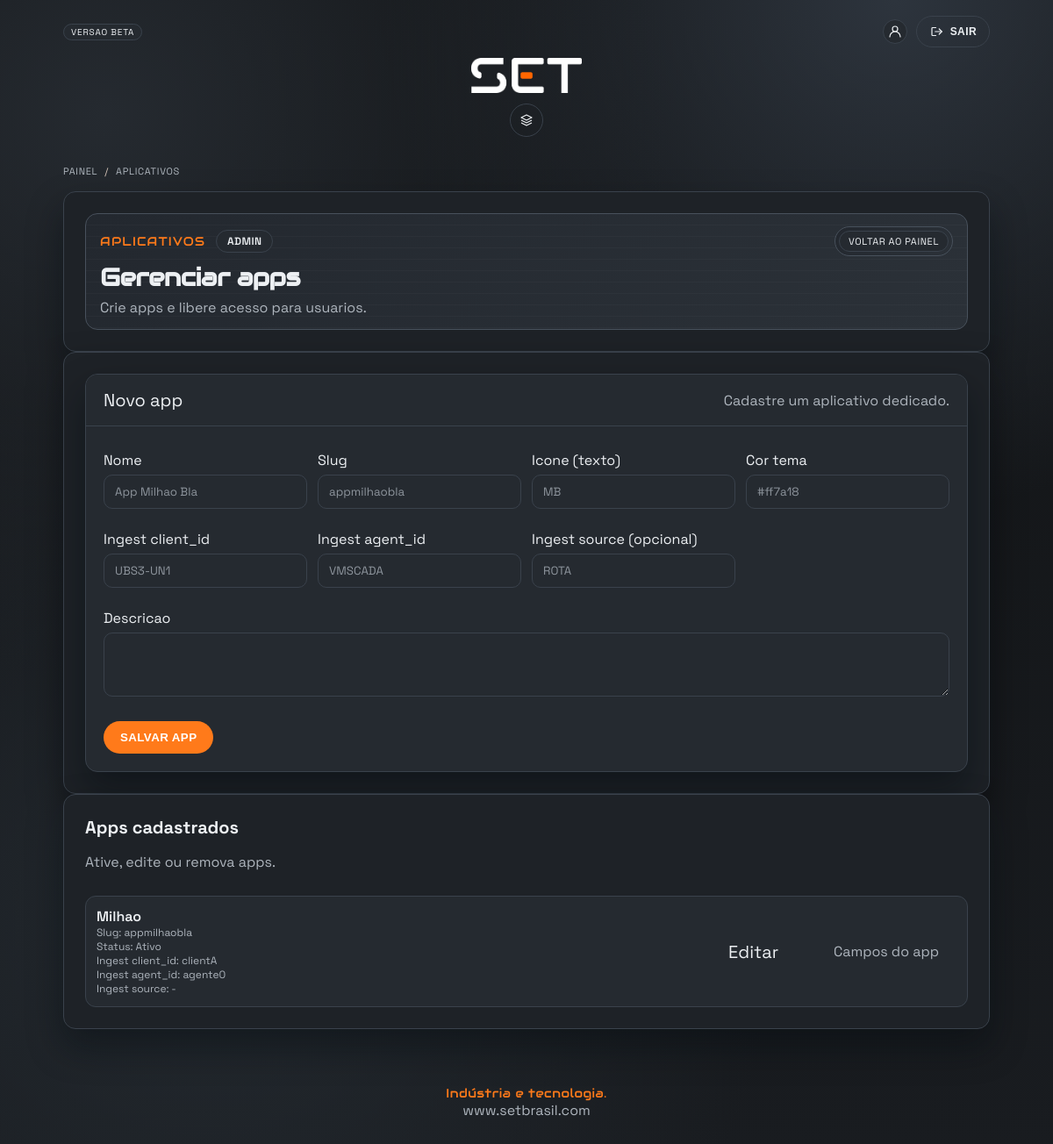
The page /apps/gerenciar/ (signed in) on the database its author committed.
### core/models.py (models this page shows, shortened)
class App(models.Model):
    slug = models.SlugField(max_length=60, unique=True)
    nome = models.CharField(max_length=120)
    descricao = models.TextField(blank=True)
    icon = models.CharField(max_length=80, blank=True)
    logo = models.ImageField(upload_to="apps/logos/", blank=True, null=True)
    theme_color = models.CharField(max_length=30, blank=True)
    ingest_client_id = models.CharField(max_length=120, blank=True, default="")
    ingest_agent_id = models.CharField(max_length=120, blank=True, default="")
    ingest_source = models.CharField(max_length=120, blank=True, default="")
    ativo = models.BooleanField(default=True)
    criado_em = models.DateTimeField(auto_now_add=True)
    class Meta:
        ordering = ["nome"]

### core/views.py (the view, shortened to what this page needs)
# urls.py: path('apps/gerenciar/', views.apps_gerenciar, name="apps_gerenciar"),
@login_required
def apps_gerenciar(request):
    if not request.user.is_staff:
        return HttpResponseForbidden("Sem permissao.")
    message = None
    message_level = "info"
    apps = App.objects.all().order_by("nome")
    return render(
        request,
        "core/apps_gerenciar.html",
        {
            "apps": apps,
            "message": message,
            "message_level": message_level,
        },
    )

### core/templates/core/apps_gerenciar.html (shortened to what this page needs)
{% extends "core/base.html" %}
{% load static %}
{% block breadcrumbs %}
  <nav class="page-crumbs" aria-label="Breadcrumb">
    <a href="{% url 'painel' %}">Painel</a>
    <span class="crumb-sep">/</span>
    <span>Aplicativos</span>
  </nav>
{% endblock %}
{% block content %}
  <section class="card stack">
    <div class="page-hud">
      <div class="hud-top">
        <div class="hud-title">Aplicativos</div>
        <div class="hud-pill">Admin</div>
        <div class="hud-menu" aria-label="Menu do modulo">
          <a class="hud-menu-pill" href="{% url 'painel' %}">Voltar ao painel</a>
        </div>
      </div>
      <div class="page-hud-head">
        <div>
          <h1 class="page-title">Gerenciar apps</h1>
          <p class="page-subtitle">Crie apps e libere acesso para usuarios.</p>
        </div>
      </div>
    </div>
  </section>
  <section class="card">
    <details class="io-card io-discrete" open>
      <summary class="io-discrete-summary">
        <span class="io-title">Novo app</span>
        <span class="muted">Cadastre um aplicativo dedicado.</span>
      </summary>
      <div class="io-discrete-body">
        <form class="io-form" method="post">
          <div class="io-form-grid">
            <label class="field">
              <span>Nome</span>
              <input type="text" name="nome" placeholder="App Milhao Bla" required>
            </label>
            <label class="field">
              <span>Slug</span>
              <input type="text" name="slug" placeholder="appmilhaobla">
            </label>
            <label class="field">
              <span>Icone (texto)</span>
              <input type="text" name="icon" placeholder="MB">
            </label>
            <label class="field">
              <span>Cor tema</span>
              <input type="text" name="theme_color" placeholder="#ff7a18">
            </label>
            <label class="field">
              <span>Ingest client_id</span>
              <input type="text" name="ingest_client_id" placeholder="UBS3-UN1">
            </label>
            <label class="field">
              <span>Ingest agent_id</span>
              <input type="text" name="ingest_agent_id" placeholder="VMSCADA">
            </label>
            <label class="field">
              <span>Ingest source (opcional)</span>
              <input type="text" name="ingest_source" placeholder="ROTA">
            </label>
            <label class="field" style="grid-column: 1 / -1;">
              <span>Descricao</span>
              <textarea name="descricao" rows="3"></textarea>
            </label>
          </div>
          <div class="form-actions">
            <button class="btn btn-primary" type="submit">Salvar app</button>
          </div>
        </form>
      </div>
    </details>
  </section>
  <section class="card">
    <div class="io-card-head">
      <div>
        <h2 class="io-title">Apps cadastrados</h2>
        <p class="muted">Ative, edite ou remova apps.</p>
      </div>
    </div>
    {% if apps %}
      <div class="user-list">
        {% for app in apps %}
          <div class="user-row">
            <div>
              <div class="panel-title">{{ app.nome }}</div>
              <div class="proposal-meta">Slug: {{ app.slug }}</div>
              <div class="proposal-meta">Status: {% if app.ativo %}Ativo{% else %}Inativo{% endif %}</div>
              <div class="proposal-meta">Ingest client_id: {{ app.ingest_client_id|default:"-" }}</div>
              <div class="proposal-meta">Ingest agent_id: {{ app.ingest_agent_id|default:"-" }}</div>
              <div class="proposal-meta">Ingest source: {{ app.ingest_source|default:"-" }}</div>
            </div>
            <details class="io-discrete" style="min-width: 280px;">
              <summary class="io-discrete-summary">
                <span class="io-title">Editar</span>
                <span class="muted">Campos do app</span>
              </summary>
            </details>
          </div>
        {% endfor %}
      </div>
    {% else %}
      <p class="muted">Nenhum app cadastrado ainda.</p>
    {% endif %}
  </section>
{% endblock %}

### rows shown on the page
App: nome "Milhao", slug "appmilhaobla", ativo "Ativo", ingest_client_id "clientA", ingest_agent_id "agente0", ingest_source "-"
